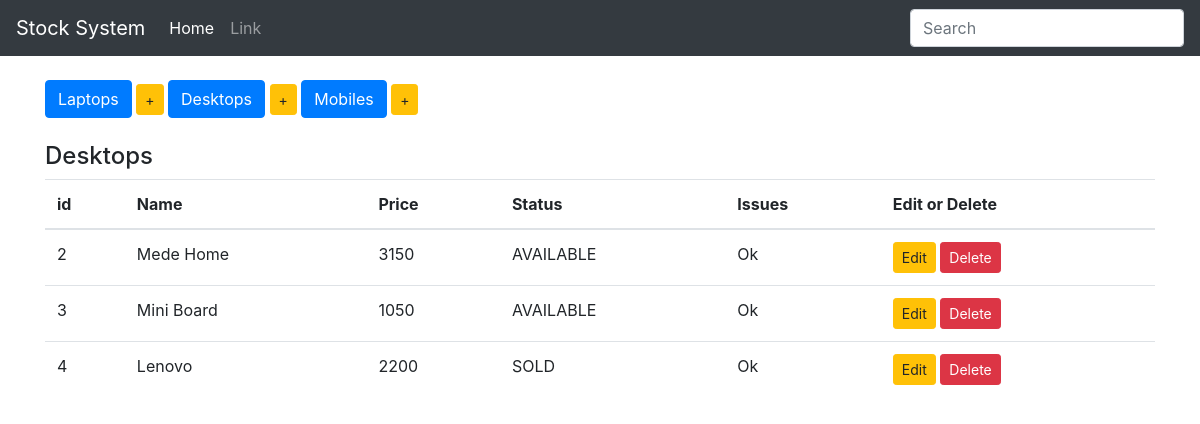
/show_desktops, run on the app's committed database.
### StockApp/models.py (models this page shows, shortened)
class Product(models.Model):
    name = models.CharField(max_length=100, blank=False)
    price = models.IntegerField()
    choices = (
        ('AVAILABLE', 'Ready to Purchase'),
        ('SOLD', 'Item Sold'),
        ('RESTOCKING', 'Under Restocking')
    )
    status = models.CharField(max_length=10, choices=choices, default='AVAILABLE')
    issues = models.CharField(max_length=100, default='Ok')
    class Meta:
        abstract = True

class Desktop(Product):
    pass

### StockApp/views.py (the view)
# urls.py: url(r'^show_desktops$', show_desktops, name='show_desktops'),
def show_desktops(request):
    items = Desktop.objects.all()
    context = {
        'items': items,
        'header': 'Desktops'
    }
    return render(request, 'index.html', context)

### StockApp/templates/index.html
{% extends 'base.html' %}
{% block body %}
    <br>
    <div class="button-group">
        <a href="{% url 'show_laptops' %}" class="btn btn-primary btn-md" role="button"> Laptops</a>
        <a href="{% url 'add_laptop' %}" class="btn btn-warning btn-sm" role="button"> +</a>
        <a href="{% url 'show_desktops' %}" class="btn btn-primary btn-md" role="button"> Desktops</a>
        <a href="{% url 'add_desktop' %}" class="btn btn-warning btn-sm" role="button"> +</a>
        <a href="{% url 'show_mobiles' %}" class="btn btn-primary btn-md" role="button"> Mobiles</a>
        <a href="{% url 'add_mobile' %}" class="btn btn-warning btn-sm" role="button"> +</a>
    </div>
    <br>
    <h4>{{ header }}</h4>
    <table class="table table-hover">
        <thead>
        <tr>
            <th>id</th>
            <th>Name</th>
            <th>Price</th>
            <th>Status</th>
            <th>Issues</th>
            <th>Edit or Delete</th>
        </tr>
        </thead>
        <tbody>
        {% for item in items %}
            <tr>
                <td>{{ item.pk }}</td>
                <td>{{ item.name }}</td>
                <td>{{ item.price }}</td>
                <td>{{ item.status }}</td>
                <td>{{ item.issues }}</td>
                {% if header|lower == "laptops" %}
                    <td>
                        <a href="{% url 'edit_laptop' item.pk %}" class="btn btn-warning btn-sm" role="button">Edit</a>
                        <a href="{% url 'delete_laptop' item.pk %}" class="btn btn-danger btn-sm"
                           role="button">Delete</a>
                    </td>
                {% elif header|lower == "desktops" %}
                    <td>
                        <a href="{% url 'edit_desktop' item.pk %}" class="btn btn-warning btn-sm" role="button">Edit</a>
                        <a href="{% url 'delete_desktop' item.pk %}" class="btn btn-danger btn-sm"
                           role="button">Delete</a>
                    </td>
                {% else %}
                    <td>
                        <a href="{% url 'edit_mobile' item.pk %}" class="btn btn-warning btn-sm" role="button">Edit</a>
                        <a href="{% url 'delete_mobile' item.pk %}" class="btn btn-danger btn-sm"
                           role="button">Delete</a>
                    </td>
                {% endif %}
            </tr>
        {% endfor %}
        </tbody>
    </table>
{% endblock %}

### data on the page
Desktop: pk "2", name "Mede Home", price "3150", status "AVAILABLE", issues "Ok"
Desktop: pk "3", name "Mini Board", price "1050", status "AVAILABLE", issues "Ok"
Desktop: pk "4", name "Lenovo", price "2200", status "SOLD", issues "Ok"

### other printed values
{{ header }} "Desktops"
